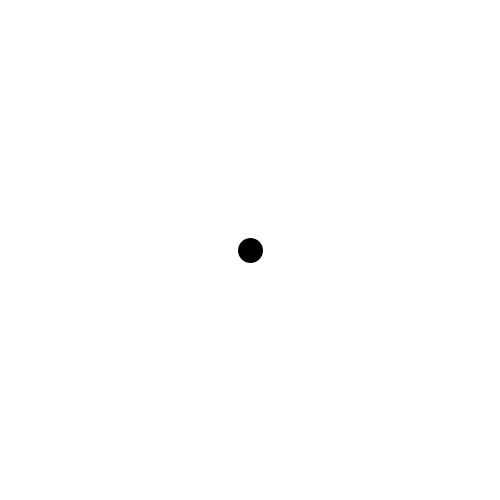
Frame 1 (no input)
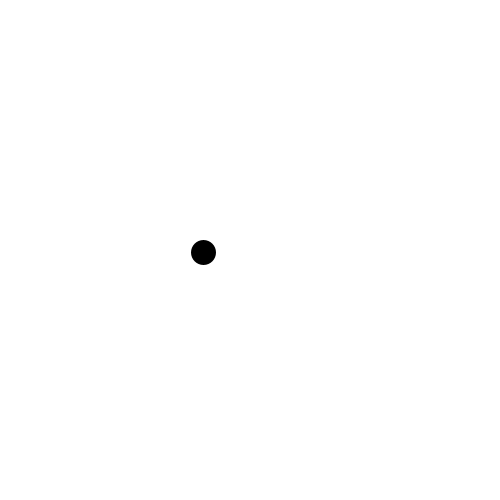
Frame 60 (the mouse pressed at the canvas centre just before this capture)
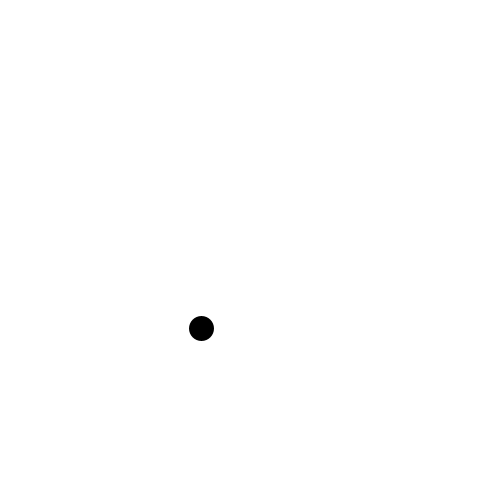
Frame 120 (the mouse held since frame 60 and released just before this capture)

The Processing sketch that drew these frames (run headless with seeded random() and noise(); from frame 60 on, the mouse is pressed at the canvas centre):

// Processing sketch: ruchNoise
// ── ruchNoise.pde
void setup()
{
  size(500, 500);
}

float x = 250;
float y = 250;
float t = 0;

void draw()
{
  background(255);
  strokeWeight(25);
  point(x,y);
  x = noise(t)*500;
  y = noise(1000+t)*500;
  t = t + 0.01;
}
